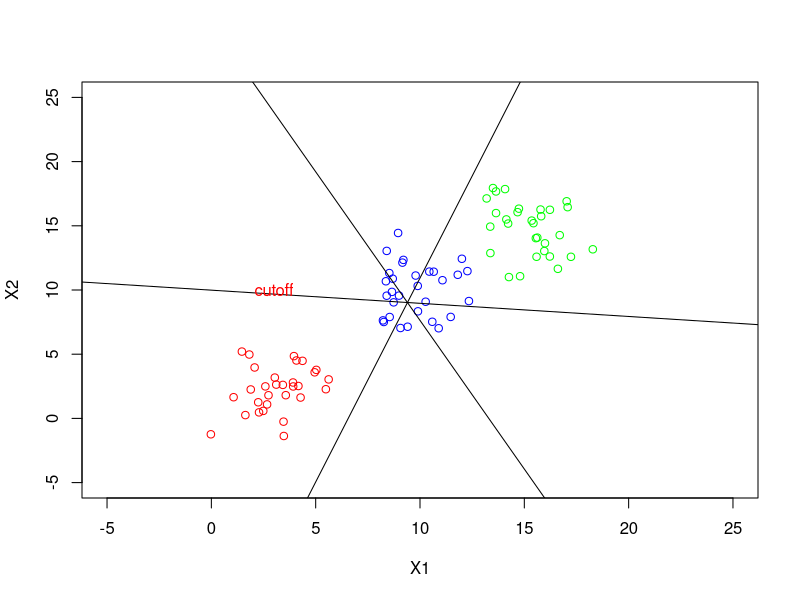

Write R code to recreate this figure.
#+------------------------------+
#|PHS597 assignment3         	|
#|                              |
#|Author: Chen Wang             |
#|Date:   0922,2020             |
#+------------------------------+
###illustration of classification by regressing indicator matrix

library(MASS)
set.seed(10)
#######simulate three clusters#####
cov.x.mat<-matrix(c(2,0,0,4),ncol = 2)
mu1<-c(3,3)
mu2<-c(10,10)
mu3<-c(15,15)
X1<-mvrnorm(n = 30,mu = mu1,Sigma = cov.x.mat)
X2<-mvrnorm(n = 30,mu = mu2,Sigma = cov.x.mat)
X3<-mvrnorm(n = 30,mu = mu3,Sigma = cov.x.mat)
plot(X1,xlim=c(-5,25),ylim=c(-5,25),col='red',xlab = "X1",ylab = "X2");
points(X2,col='blue');
points(X3,col='green');
X<-rbind(X1,X2,X3)
X<-cbind(rep(1,dim(X)[1]),X)
Y1<-c(rep(1,30),rep(0,60))
Y2<-c(rep(0,30),rep(1,30),rep(0,30))
Y3<-c(rep(0,60),rep(1,30))
Y<-cbind(Y1,Y2,Y3)
####Regression
B<-solve(crossprod(X))%*%crossprod(X,Y)
y.hat<-X%*%B
y.pred<-apply(y.hat,1,which.max);
y.pred
####
# draw decision boundary
b12=B[,1]-B[,2];
b23=B[,2]-B[,3];
b13=B[,1]-B[,3];
abline(-b12[1]/b12[3],-b12[2]/b12[3]);
text(3, 10, "cutoff", col = "red")
abline(-b23[1]/b23[3],-b23[2]/b23[3]);
abline(-b13[1]/b13[3],-b13[2]/b13[3])
